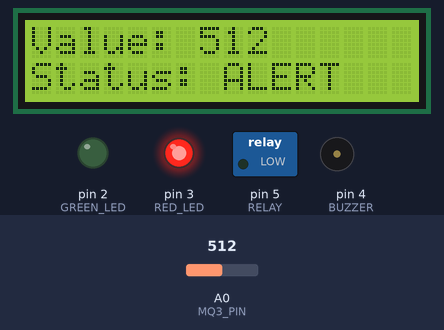
This sketch was run on a simulated Arduino Uno, built with avr-gcc and run on an emulated ATmega328P. On the bench: 16×2 character LCD, switched loads named in the sketch (green lamp = pin HIGH), output pins drawn as LEDs (lit = HIGH), buzzer (waves = sounding). The inputs (shaded band) are chosen by the test bench; at power-on: A0 (MQ3_PIN) = 512. Pins used as bus, display or sensor lines are not drawn.

Above: at 2.92 s.
3.3 s: A0 (MQ3_PIN) set to 317
At 3.68 s:
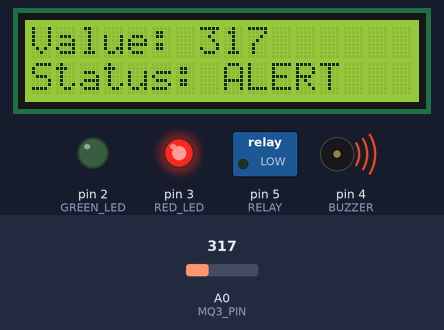
5.0 s: A0 (MQ3_PIN) set to 292
At 6.2 s:
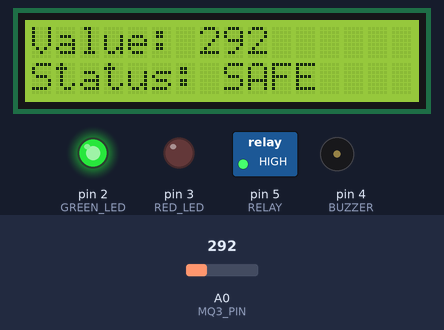
6.5 s: A0 (MQ3_PIN) set to 610
At 8.0 s:
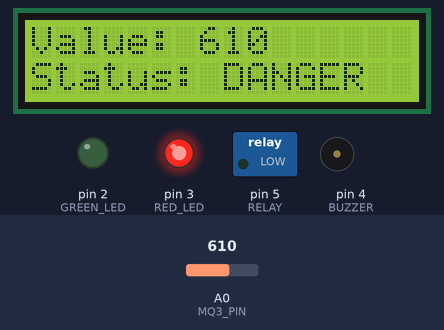
Timing chart, 0 to 9.5 s (numbered marks = the images above; inputs shaded):
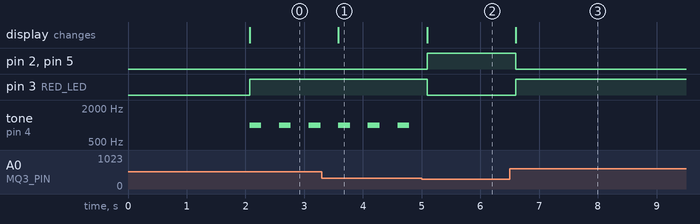

The sketch:

Alcohol-Detection-Code.ino
```cpp
#include <LiquidCrystal.h>

// MQ-3 Sensor
#define MQ3_PIN A0

// Output devices
#define GREEN_LED 2
#define RED_LED 3
#define BUZZER 4
#define RELAY 5

// LCD connections (RS, E, D4, D5, D6, D7)
LiquidCrystal lcd(7, 6, 8, 9, 10, 11);

void setup() {
  pinMode(MQ3_PIN, INPUT);
  pinMode(GREEN_LED, OUTPUT);
  pinMode(RED_LED, OUTPUT);
  pinMode(BUZZER, OUTPUT);
  pinMode(RELAY, OUTPUT);

  lcd.begin(16, 2);
  lcd.print("Alcohol Detector");
  delay(2000);
  lcd.clear();
}

void loop() {
  int sensorValue = analogRead(MQ3_PIN);

  lcd.setCursor(0, 0);
  lcd.print("Value: ");
  lcd.print(sensorValue);

  lcd.setCursor(0, 1);

  if (sensorValue < 300) {
    lcd.print("Status: SAFE   ");
    digitalWrite(GREEN_LED, HIGH);
    digitalWrite(RED_LED, LOW);
    digitalWrite(BUZZER, LOW);
    digitalWrite(RELAY, HIGH); // Engine ON
  }
  else if (sensorValue >= 300 && sensorValue < 600) {
    lcd.print("Status: ALERT  ");
    digitalWrite(GREEN_LED, LOW);
    digitalWrite(RED_LED, HIGH);
    tone(BUZZER, 1000, 200);
    digitalWrite(RELAY, LOW);  // Engine OFF
  }
  else {
    lcd.print("Status: DANGER ");
    digitalWrite(GREEN_LED, LOW);
    digitalWrite(RED_LED, HIGH);
    digitalWrite(BUZZER, HIGH);
    digitalWrite(RELAY, LOW);  // Engine OFF
  }

  delay(500);
}
```

Measured:
- the behaviour switches between 300 and 299 on A0 (MQ3_PIN) (found by bisection; images 1 and 2)
- after the input at 3.3 s, the display: changes after 0.28 s (image 1)
- after the input at 5.0 s, pin 2 (GREEN_LED), pin 5 (RELAY): LOW → HIGH after 0.09 s; pin 3 (RED_LED): HIGH → LOW after 0.09 s; tone on pin 4 (BUZZER): stops changing and stays silent; the display: changes after 0.09 s (image 2)
- after the input at 6.5 s, pin 2 (GREEN_LED), pin 5 (RELAY): HIGH → LOW after 0.10 s; pin 3 (RED_LED): LOW → HIGH after 0.10 s; the display: changes after 0.10 s (image 3)
- by itself, tone on pin 4 (BUZZER): alternates 1000 Hz for 0.20 s and silent for 0.30 s
